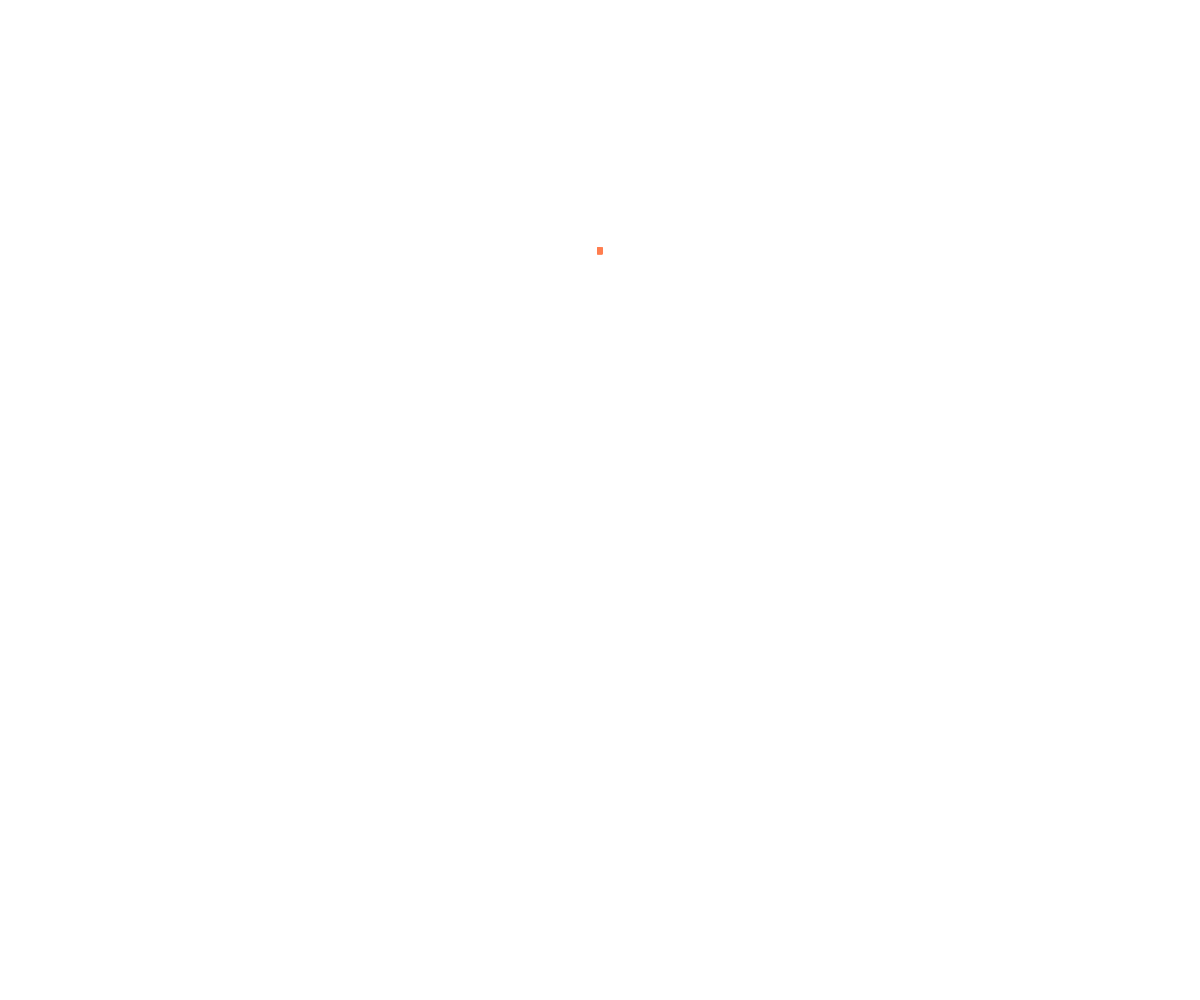
Frame 1 (no input)
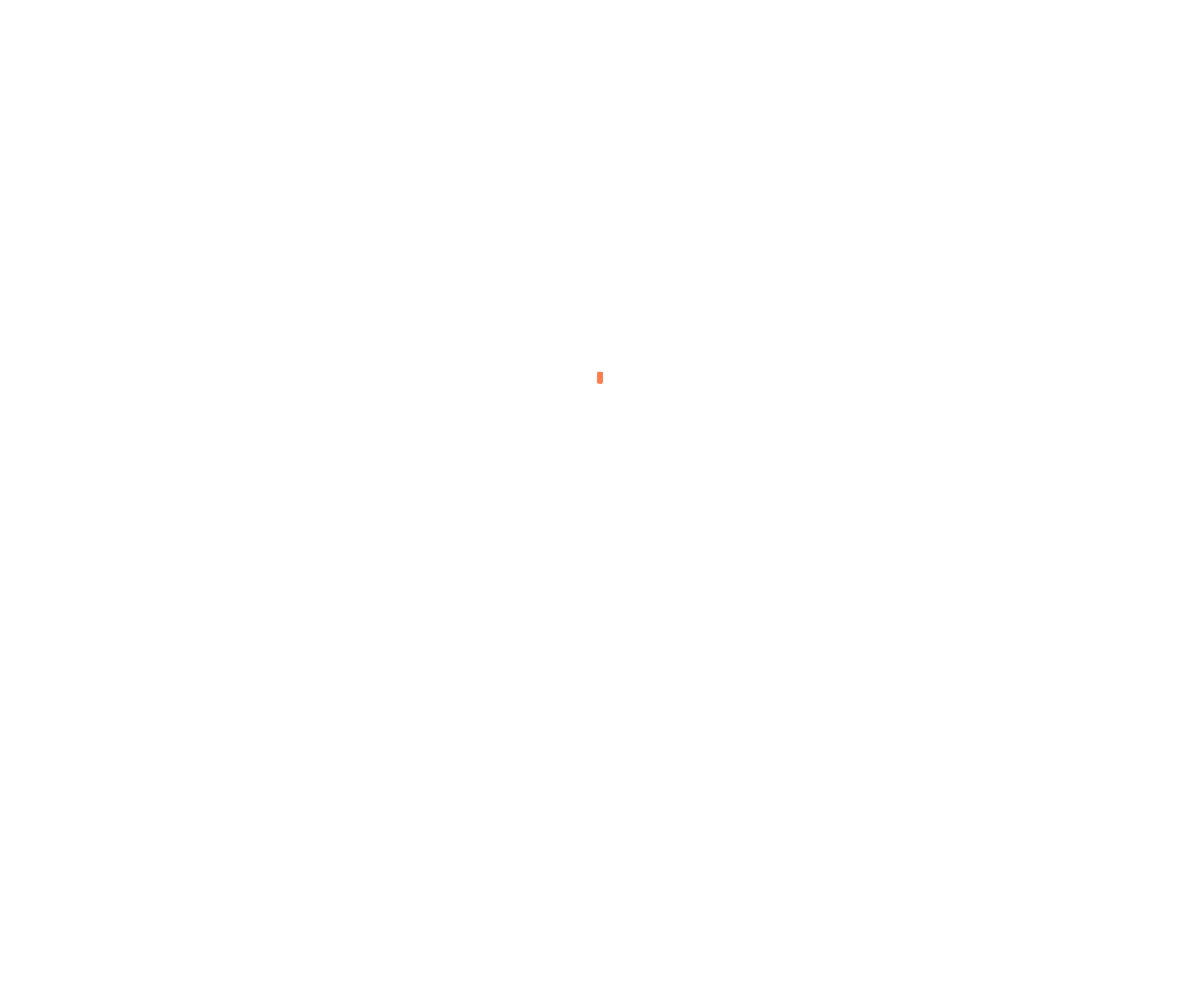
Frame 60 (no input)
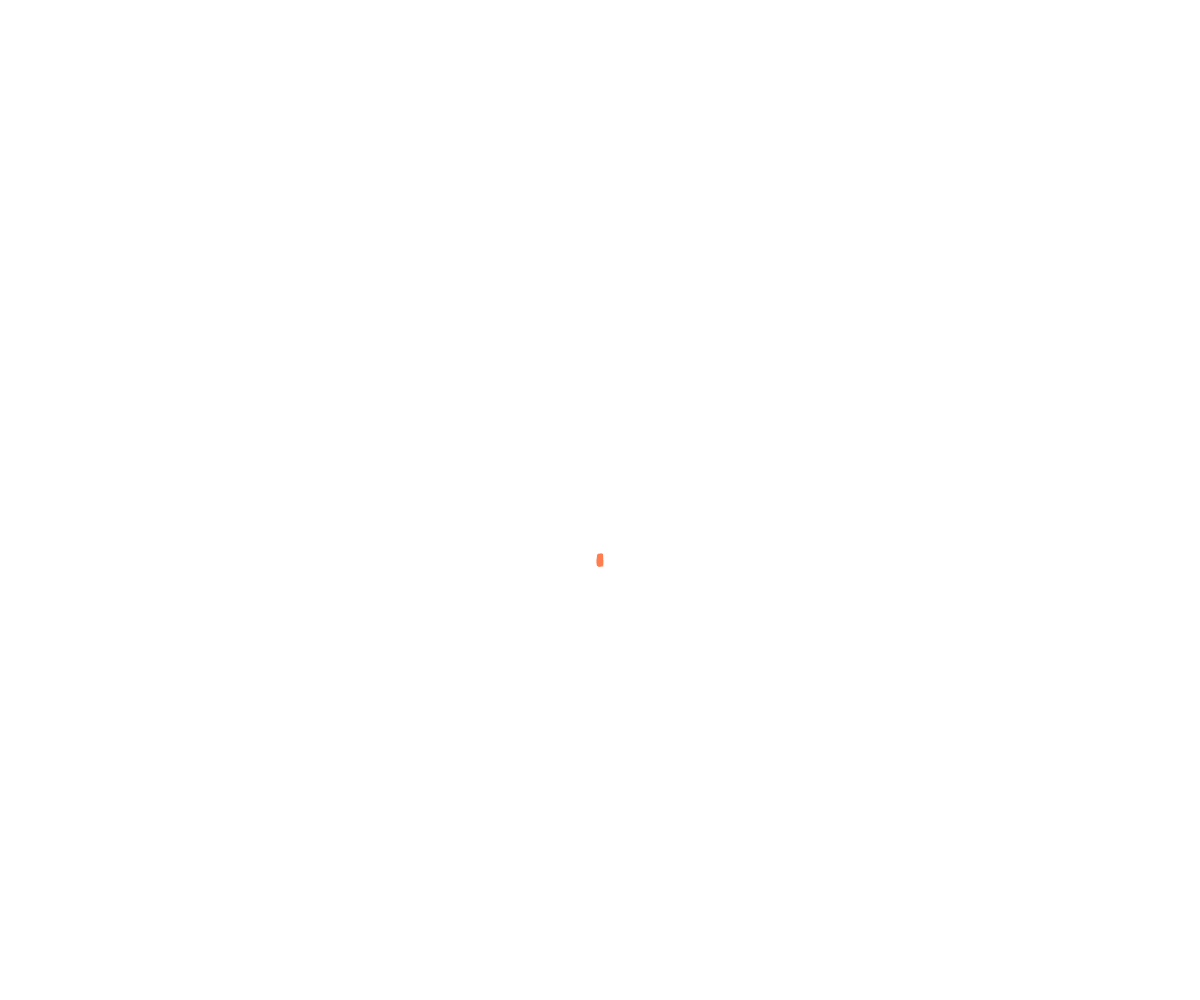
Frame 120 (the mouse pressed at the canvas centre since frame 60)

The p5.js sketch that drew these frames (run headless with seeded random() and noise() and a simulated clock; from frame 60 on, the mouse is pressed at the canvas centre):

// p5.js sketch
// ── sketch.js
let scl = 250

//constants for the formulae
const a = 0.95;
const b = 0.7;
const c = 0.65;
const d = 3.5;
const e = 0.25;
const f = 0.1;



//time variable
const dt = 0.01;

let x = [];
let y = [];
let z = [];
//position on the last frame
let px = [];
let py = [];
let pz = [];

let amount = 500
let desired = 500

let canvas;
function setup() {
  canvas = createCanvas(windowWidth, windowHeight);
  canvas.position(0,0)
  canvas.style("z-index","-1")
  
  for (let i  = 0; i < amount; i++){
    x.push(random(-0.01,0.01))
    y.push(random(-0.01,0.01))
    z.push(random(-0.01,0.01))
    
    px.push(x[x.length - 1]);
    py.push(y[y.length - 1]);
    pz.push(z[z.length - 1]);
  }
}

function windowResized(){
  resizeCanvas(windowWidth, windowHeight);
}

function draw() {
  
  clear()
  translate(width / 2, height/4)
  
  for (let i = 0; i < amount; i++){
    //calculate
    var dx = dt * ((z[i] - b) * x[i] - d*y[i]);
    var dy = dt * (d*x[i]+(z[i]-b)*y[i]);
    var dz = dt * (c + a*z[i] - (z[i]**3)/3 - (x[i]**2 + y[i]**2)*(1+e*z[i]) + f * z[i] * x[i]**3);
    //add to current pos
    px[i] = x[i];
    py[i] = y[i];
    pz[i] = z[i];
    
    x[i] += dx;
    y[i] += dy;
    z[i] += dz;
    
    let variableAmount = map(y[i],-1.76,1.76,30,255)
    stroke(255, 127, 80, variableAmount)
    line(px[i] * scl,pz[i] * scl,x[i] * scl,z[i] * scl)
      
  }
  if (amount < desired){
    x.push(random(-0.01,0.01))
    y.push(random(-0.01,0.01))
    z.push(random(-0.01,0.01))
    
    px.push(x[x.length - 1]);
    py.push(y[y.length - 1]);
    pz.push(z[z.length - 1]);
    amount++
  } 
}
// ── portfolio.html
<!DOCTYPE html>
<html>

<head>
	<title>
		it's all coming together
	</title>
	<link rel="stylesheet" type="text/css" href="style.css">
	<link rel="icon" type="image/x-icon" href="images/favicon.ico">


</head>

<body>
<nav>

	<div class = "pageTitle">
		<h1>MY COOL WEBSITE</h1>
	</div>
	<ul class="navbarContent">
               	<li>
                    <a href="index.html" class="navbarItems"> Home Page </a>
                </li>
                <li>
                	<a href="https://youtu.be/-RdOwhmqP5s" class="navbarItems"> Second item </a>
                </li>
                <li>
                	<a href="https://editor.p5js.org/ibz1001/sketches" class="navbarItems"> Portfolio </a>
                </li>
    </ul>

</nav>




</body>
</html>

// ── style.css
body{
	margin: 0px;
	padding: 0px;
	background: Crimson;
	font-family: consolas, monospace;

}

.bodyContent{
	color: white;
	margin: 50px;

	font-size: 15px;

}

.pageTitle{

	text-transform: uppercase;

	font-size: 20px;
	letter-spacing: 1px
}

nav {
	display: flex;
	justify-content: space-between;
	align-items: center;
	background: rgb(255, 127, 80); 
	position: sticky;
	top: 0;
}

.navbarContent{
	display: flex;
	justify-content: space-around;
	font-size: 17px;
	width: 30%;
}

.navbarContent li{
	list-style: none;
	text-decoration-line: none!important;
}

blockquote {
  margin-left: 5;
}


// ── walker.js
class Walker {
  constructor(x, y) {
    if (arguments.length == 2) {
      this.pos = createVector(x, y);
      this.stuck = true;
    } 
    else {
      this.stuck = false;
      this.pos = createVector(random(width), random(height));

      let posChoosing = random(1)
      if (posChoosing < 0.25){
        this.pos = createVector(random(width), 0);
      }
      else if(posChoosing < 0.5){
        this.pos = createVector(width, random(height));
      }
      else if(posChoosing < 0.75){
        this.pos = createVector(random(width), height);
      }
      else{
        this.pos = createVector(0, random(height));
      }
    }
    
    this.r = 5;
    this.colour = colour
    this.stuckRef = 0;
  }

  walk() {
    this.pos.add(random(-1,1),random(-1,1));
    this.pos.x = constrain(this.pos.x, 0, width);
    this.pos.y = constrain(this.pos.y, 0, height);
  }


  checkStuck(currentTree) {
    for (var i = 0; i < currentTree.length; i++) {
      let dist = this.distSq(this.pos, currentTree[i].pos);
      if (dist < (this.r * this.r + currentTree[i].r * currentTree[i].r + 2 * currentTree[i].r * this.r)) {
        this.stuck = true;
        this.stuckRef = i
        return true;
      }
    }
    return false;
  }



  show() {
    // if (this.stuck){
    //   stroke(this.colour)
    //   strokeWeight(this.r)
    //   line(tree[this.stuckRef].pos.x,tree[this.stuckRef].pos.y,this.pos.x,this.pos.y)
    // }
    // else{
      noStroke();
      fill(this.colour);
      ellipse(this.pos.x, this.pos.y, this.r * 2, this.r * 2);
    // }

  }
  
  distSq(a, b) {
    var dx = b.x - a.x;
    var dy = b.y - a.y;
    return dx * dx + dy * dy;
  }


}
